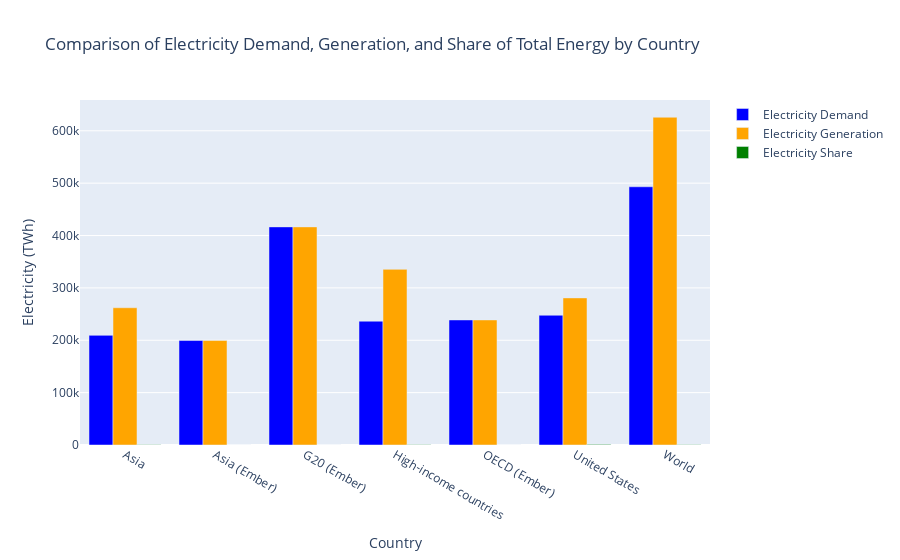

Write notebook code for a chart like this one.
### Code cell
# Filter the data for the years from 1990 to 2024
filtered_df = df_mongo[(df_mongo['year'] >= 1990) & (df_mongo['year'] <= 2024)]

# Get the top 7 countries based on electricity demand
top_countries_oil = filtered_df.groupby('country')['electricity_demand'].sum().nlargest(7).index

# Filter data for the top 7 countries based on electricity demand
top_countries_data = filtered_df[filtered_df['country'].isin(top_countries_oil)]

# Group by country and get the total consumption for each resource
grouped_data = top_countries_data.groupby('country').agg({
    'electricity_demand': 'sum',
    'electricity_generation': 'sum',
    'electricity_share_energy': 'sum'
}).reset_index()

# Create the bar plot with Plotly
fig = go.Figure()

# Add bars for each energy source
fig.add_trace(go.Bar(x=grouped_data['country'], 
                     y=grouped_data['electricity_demand'], 
                     name='Electricity Demand', 
                     marker_color='blue'))

fig.add_trace(go.Bar(x=grouped_data['country'], 
                     y=grouped_data['electricity_generation'], 
                     name='Electricity Generation', 
                     marker_color='orange'))

fig.add_trace(go.Bar(x=grouped_data['country'], 
                     y=grouped_data['electricity_share_energy'], 
                     name='Electricity Share', 
                     marker_color='green'))

# Update layout
fig.update_layout(title='Comparison of Electricity Demand, Generation, and Share of Total Energy by Country',
                  xaxis_title='Country',
                  yaxis_title='Electricity (TWh)',
                  barmode='group')

# Save the plot as an HTML file
html_filename = 'electricity_comparison_plot_plotly.html'
fig.write_html(html_filename)


# Display the plot in the Jupyter notebook
fig.show()

### Figure 1 — Plotly figure (JSON) as saved in the notebook; plotly's stock layout.template omitted (floating-point values rounded to 4 significant figures)
{"data": [{"marker": {"color": "blue"}, "name": "Electricity Demand", "type": "bar", "x": ["Asia", "Asia (Ember)", "G20 (Ember)", "High-income countries", "OECD (Ember)", "United States", "World"], "y": [209400.0, 199500.0, 416500.0, 236400.0, 238800.0, 247800.0, 493100.0]}, {"marker": {"color": "orange"}, "name": "Electricity Generation", "type": "bar", "x": ["Asia", "Asia (Ember)", "G20 (Ember)", "High-income countries", "OECD (Ember)", "United States", "World"], "y": [262100.0, 199500.0, 416500.0, 335400.0, 238800.0, 280900.0, 625900.0]}, {"marker": {"color": "green"}, "name": "Electricity Share", "type": "bar", "x": ["Asia", "Asia (Ember)", "G20 (Ember)", "High-income countries", "OECD (Ember)", "United States", "World"], "y": [456.2, 0, 0, 505.0, 0, 1086.0, 477.0]}], "layout": {"barmode": "group", "title": {"text": "Comparison of Electricity Demand, Generation, and Share of Total Energy by Country"}, "xaxis": {"title": {"text": "Country"}}, "yaxis": {"title": {"text": "Electricity (TWh)"}}}}
